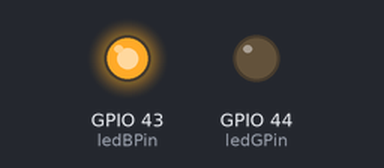
The program below on a simulated ESP32-S3. Shown: output pins drawn as LEDs (lit = HIGH).

Above: at 0.2 s.
At 3.2 s:
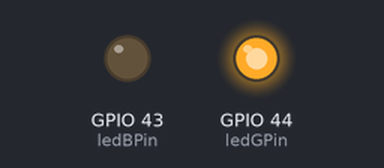
At 6.7 s:
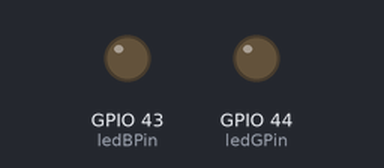
Timing chart, 0 to 7.8 s (numbered marks = the images above):
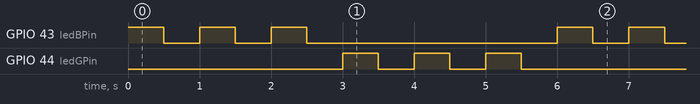

Measured:
- by itself, GPIO 43 (ledBPin), GPIO 44 (ledGPin): repeats every 6.0 s: 2 × (LOW 0.50 s, HIGH 0.50 s), LOW 3.5 s, HIGH 0.50 s
- by itself, everything shown: repeats every 6.0 s, in 12 steps

The program:

main.cpp
```cpp
/*
Filename: main.cpp
Author: Sean Bubernak
Date: 4/8/26
Description: This program controls two LEDs, it blinks one three times and then shifts to shift
the other three times, this cycle conintues to oscillate
AI Usage: Gemini 0 0 0 (writing testing debugging)
*/

// -------------------------------------------- INCLUDES -----------------------------------------
#include <Arduino.h>

// -------------------------------------------- GLOBAL VARIABLES ---------------------------------
const int ledBPin = 43;
const int ledGPin = 44;

// -------------------------------------------- FUNCTION PROTOTYPES ------------------------------
void blink(int ledPin);

/*
Inputs: NA
Returns: NA
Description: Initializing the pin that controls the blue LED and the pin that controls the green
LED as outputs.
*/
void setup() {
  // The pin that connects to the LED is an output
  pinMode(ledBPin, OUTPUT);
  pinMode(ledGPin, OUTPUT);
}

/*
Inputs: NA
Returns: NA
Description: Looping code that continuously calls the blink function for the blue and then for the
green LED
*/
void loop() {
  // Call once for pin controlling blue pin and once for green
  blink(ledBPin);
  blink(ledGPin);
}

/*
Inputs:
  int ledPin: The pin that the LED that we wish to blink is connected to
Returns: NA
Description:Takes in a pin that controls an LED to blink and blinks said LED three times for 0.5
sec at a time
*/
void blink(int ledPin) {
  // For visibility blink it 3 times
  for (int i = 0; i < 3; i++) {
    digitalWrite(ledPin, HIGH);
    delay(500);
    digitalWrite(ledPin, LOW);
    delay(500);
  }
}
```
